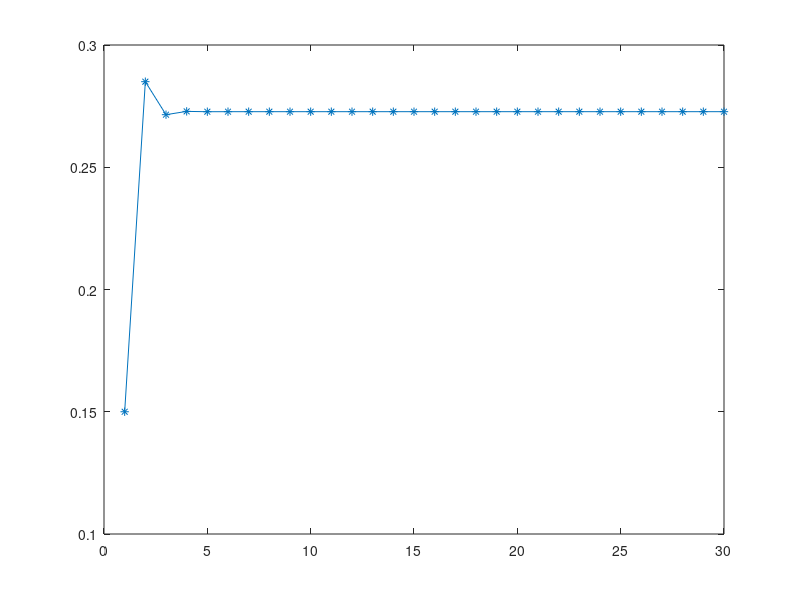

The MATLAB source for this figure:
% Considerando o estado 1 faltar
Tij = [0.2 0.3
       0.8 0.7]; 

x0 = [0 1]';

x1 = Tij * x0;
x2 = Tij^2 * x0;

fprintf('1a) reposta = %f\n', x2(2))

x0 = [1 0]';
x1 = Tij * x0;
x2 = Tij^2 * x0;

fprintf('1b) reposta = %f\n', x2(2));

x0 = [1 0]';
x29= Tij^29 * x0;
fprintf('1c) reposta = %f\n', x29(2));


v = [0.15 0.85]';
res = zeros(1, 30);
res(1) = 0.15;
for i = 2:30
    v = Tij * v;
    %v2 = Tij^2 * v;
    res(i) = v(1);
end
plot(res, '*-');